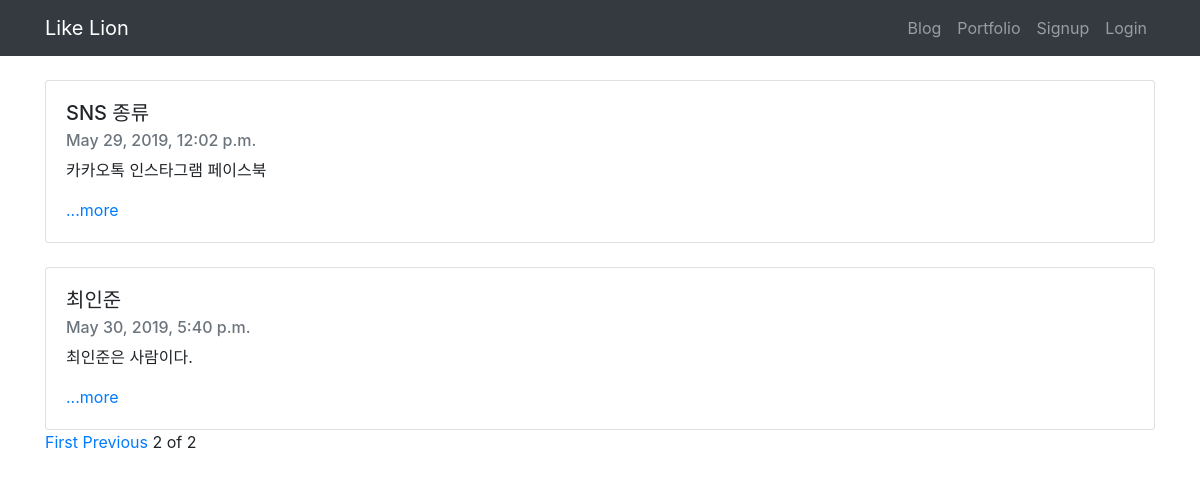
Screenshot of /?page=2 with the database file from the repository.
### blog/models.py (models this page shows, shortened)
class Blog(models.Model):
    title = models.CharField(max_length=200)
    pub_date = models.DateTimeField('date published')
    body = models.TextField()
    def summary(self):
        return self.body[:100]

### blog/views.py (the view)
# urls.py: 2. Add a URL to urlpatterns:  path('', views.home, name='home')
def home(request):
    blogs=Blog.objects
    blog_list=Blog.objects.all()
    paginator = Paginator(blog_list,3)
    page = request.GET.get('page')
    posts = paginator.get_page(page)
    return render(request, 'blog/home.html', {'blogs':blogs, 'posts':posts})

### blog/templates/blog/home.html (shortened to what this page needs)
{% extends 'base.html' %}
{% block content %}
{% for blog in posts %}
  <br>
  <div class="card">
      <div class="card-body">
          <h5 class="card-title">{{blog.title}}</h5>
          <h6 class="card-subtitle mb-2 text-muted">{{blog.pub_date}}</h6>
          <p class="card-text">{{blog.summary}}</p>
          <a href="{%url 'detail' blog.id%}" class="card-link">...more</a>
      </div>
  </div>
  {%endfor%}
  {%if posts.has_previous%}
<a href="?page=1">First</a>
<a href="?page={{posts.previous_page_number}}">Previous</a>
{%endif%}
<span>{{posts.number}}</span>
<span>of</span>
<span>{{posts.paginator.num_pages}}</span>
  {% endblock %}

### rows the page displays
Blog: title "SNS 종류", pub_date "May 29, 2019, 12:02 p.m.", summary "카카오톡 인스타그램 페이스북"
Blog: title "최인준", pub_date "May 30, 2019, 5:40 p.m.", summary "최인준은 사람이다."

### other values shown
{{ posts.number }} "2"
{{ posts.paginator.num_pages }} "2"
